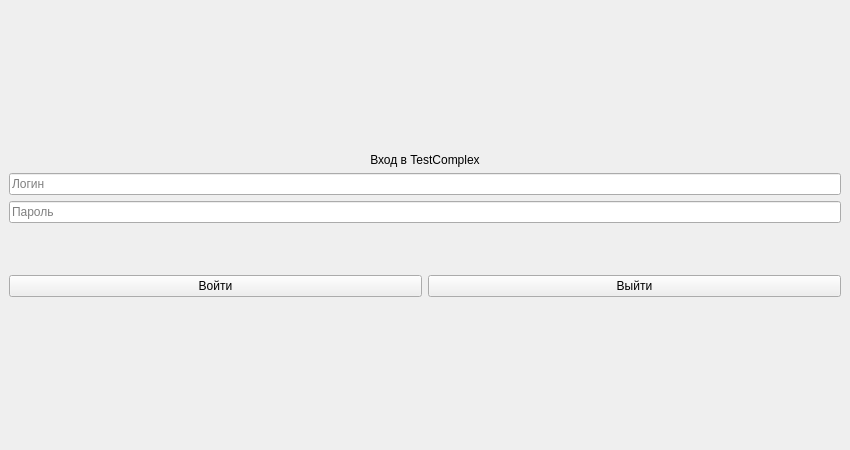
<?xml version="1.0" encoding="UTF-8"?>
<ui version="4.0">
 <class>MainWindow</class>
 <widget class="QMainWindow" name="MainWindow">
  <property name="geometry">
   <rect>
    <x>0</x>
    <y>0</y>
    <width>850</width>
    <height>450</height>
   </rect>
  </property>
  <property name="windowTitle">
   <string>TestComplex</string>
  </property>
  <widget class="QWidget" name="centralwidget">
   <layout class="QVBoxLayout" name="verticalLayout_2">
    <item>
     <spacer name="verticalSpacer_2">
      <property name="orientation">
       <enum>Qt::Vertical</enum>
      </property>
      <property name="sizeHint" stdset="0">
       <size>
        <width>20</width>
        <height>40</height>
       </size>
      </property>
     </spacer>
    </item>
    <item>
     <layout class="QVBoxLayout" name="verticalLayout">
      <item>
       <layout class="QHBoxLayout" name="horizontalLayout">
        <item>
         <widget class="QLabel" name="HelloLabel">
          <property name="text">
           <string>Вход в TestComplex</string>
          </property>
          <property name="alignment">
           <set>Qt::AlignCenter</set>
          </property>
         </widget>
        </item>
       </layout>
      </item>
      <item>
       <widget class="QLineEdit" name="LoginEdit">
        <property name="text">
         <string extracomment="login"/>
        </property>
        <property name="placeholderText">
         <string>Логин</string>
        </property>
       </widget>
      </item>
      <item>
       <widget class="QLineEdit" name="PassEdit">
        <property name="inputMask">
         <string/>
        </property>
        <property name="text">
         <string extracomment="password"/>
        </property>
        <property name="placeholderText">
         <string>Пароль</string>
        </property>
       </widget>
      </item>
      <item>
       <spacer name="verticalSpacer">
        <property name="orientation">
         <enum>Qt::Vertical</enum>
        </property>
        <property name="sizeHint" stdset="0">
         <size>
          <width>20</width>
          <height>40</height>
         </size>
        </property>
       </spacer>
      </item>
      <item>
       <layout class="QHBoxLayout" name="horizontalLayout_2">
        <item>
         <widget class="QPushButton" name="LoginButton">
          <property name="text">
           <string>Войти</string>
          </property>
         </widget>
        </item>
        <item>
         <widget class="QPushButton" name="ExitButton">
          <property name="text">
           <string>Выйти</string>
          </property>
         </widget>
        </item>
       </layout>
      </item>
     </layout>
    </item>
    <item>
     <spacer name="verticalSpacer_3">
      <property name="orientation">
       <enum>Qt::Vertical</enum>
      </property>
      <property name="sizeHint" stdset="0">
       <size>
        <width>20</width>
        <height>40</height>
       </size>
      </property>
     </spacer>
    </item>
   </layout>
  </widget>
 </widget>
 <resources/>
 <connections/>
</ui>
